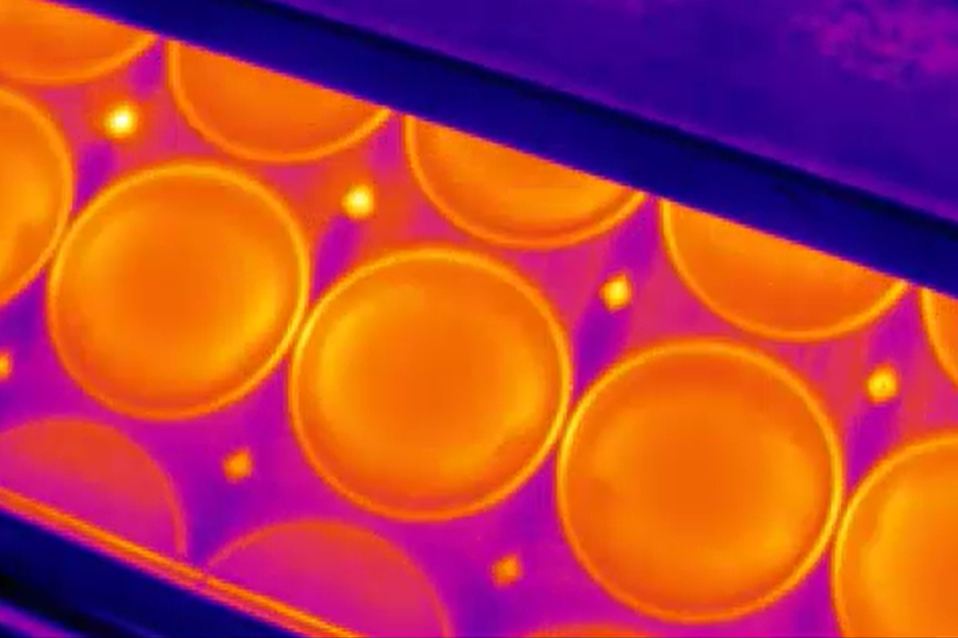
#> input picture Images/image1.png, 958 x 638 px; its folder holds only this picture in this run
$ python main.py
#> lines starting #> are read from the running program, lines starting #| are printed output that depends on the picture; after the words box and inside, x2 and y2 are one past the last pixel; in counts of white or black regions, pixels touching at a corner belong together
import os
from xmlrpc.client import Boolean

import cv2
import matplotlib.pyplot as plt
import numpy
import numpy as np
from skimage.morphology import remove_small_objects
from skimage.measure import label


def plot_figure(im: numpy.ndarray, tit: str):
    """
     Displays an image with a title using Matplotlib.

     Parameters:
     - im: numpy.ndarray
         The image to be displayed.
     - tit: str
         The title of the image.
     """
    plt.figure(figsize=(10, 5))

    # Display the original image in the first subplot
    plt.imshow(cv2.cvtColor(im,
                            cv2.COLOR_BGR2RGB))  # Convert from BGR to RGB for correct display in matplotlib
    plt.title(tit)
    plt.axis('off')  # Hide the axis

    # Show the plot
    plt.tight_layout()
    plt.show()


def plot_pair(im1: numpy.ndarray, im2: numpy.ndarray, tit1: str, tit2: str):
    """
       Displays two images side by side with titles.

       Parameters:
       - im1: numpy.ndarray
           The first image (in color).
       - im2: numpy.ndarray
           The second image (in grayscale).
       - tit1: str
           Title for the first image.
       - tit2: str
           Title for the second image.
       """
    plt.figure(figsize=(10, 5))

    # Display the original image in the first subplot
    plt.subplot(1, 2, 1)
    plt.imshow(cv2.cvtColor(im1, cv2.COLOR_BGR2RGB))  # Convert from BGR to RGB for correct display in matplotlib
    plt.title(tit1)
    plt.axis('off')  # Hide the axis

    # Display the grayscale image in the second subplot
    plt.subplot(1, 2, 2)
    plt.imshow(im2, cmap='gray')  # Display in grayscale
    plt.title(tit2)
    plt.axis('off')  # Hide the axis

    # Show the plot
    plt.tight_layout()
    plt.show()


def plot_hist(title: str, im: numpy.ndarray, pair=False):
    """
       Displays the histogram of an image, optionally alongside the original image.

       Parameters:
       - title: str
           The title for the image.
       - img: numpy.ndarray
           The image for which the histogram will be calculated.
       - pair: bool, optional
           Whether to display the image alongside the histogram (default is False).
       """
    # Calculate the histogram
    histogram = cv2.calcHist([im], [0], None, [256], [0, 255])
    tit = f"{title} Histogram (min {im.min()} - max {im.max()})"
    if pair:
        # Create a figure with 1 row and 2 columns
        plt.figure(figsize=(10, 5))

        # Display the original image in the first subplot
        plt.subplot(1, 2, 1)
        plt.imshow(im, cmap='gray')  # Convert from BGR to RGB for correct display in matplotlib
        plt.title(title)
        plt.axis('off')  # Hide the axis

        # Display the grayscale image in the second subplot
        plt.subplot(1, 2, 2)
        plt.plot(histogram, color='black')
        plt.title(tit)
        plt.xlabel("Pixel Intensity")
        plt.ylabel("Frequency")

        # Show the plot
        plt.tight_layout()
        plt.show()
    else:
        # Plot the original image, grayscale image, and histogram
        plt.figure(figsize=(12, 6))
        plt.plot(histogram, color='black')
        plt.title(tit)
        plt.xlabel("Pixel Intensity")
        plt.ylabel("Frequency")

        # Show the plot
        plt.tight_layout()
        plt.show()


def plot_grid(images: list[numpy.ndarray], titles: list[str], grid_size=(2, 4), image_size=(300, 300)):
    """
    Displays a grid of images with titles.

    Parameters:
    - images: list of numpy.ndarray
        The list of images to be displayed.
    - titles: list of str
        The list of titles corresponding to the images.
    - grid_size: tuple, optional
        Number of rows and columns in the grid (default is (2, 4)).
    - image_size: tuple, optional
        The size to resize each image (default is (300, 300)).
    """
    # Create a figure with subplots
    fig, axes = plt.subplots(grid_size[0], grid_size[1], figsize=(grid_size[1] * 3, grid_size[0] * 3))

    # Flatten axes for easier indexing
    axes = axes.flatten()

    for idx, (img, title) in enumerate(zip(images, titles)):
        if idx >= len(axes):
            print("More images than grid cells, some images won't be shown.")
            break

        # Resize the image to fit into the grid size
        img_resized = cv2.resize(img, image_size)

        # Display the image on the corresponding subplot
        ax = axes[idx]
        ax.imshow(cv2.cvtColor(img_resized, cv2.COLOR_BGR2RGB))  # Convert from BGR to RGB
        ax.set_title(title)  # Set the image title as the file name
        ax.axis('off')  # Hide axis

    plt.tight_layout()  # Adjust layout to prevent overlap
    plt.show()


def rotate_and_modify(image: numpy.ndarray, percentage: float, angle: int) -> numpy.ndarray:
    """
    Rotates the image by the specified angle and modifies it by blacking out a portion of the image.

    Parameters:
    - image: numpy.ndarray
        The image to be rotated and modified.
    - percentage: float
        The percentage of the image to modify starting from the first row with white pixels.
    - angle: int
        The angle by which the image should be rotated.

    Returns:
    - rotated_back_image: numpy.ndarray
        The modified image with the original orientation.
    """

    # Get the dimensions of the image
    (h, w) = image.shape[:2]

    # Define the center and the rotation angle
    center = (w // 2, h // 2)
    scale = 1.0

    # Compute the rotation matrix
    rotation_matrix = cv2.getRotationMatrix2D(center, angle, scale)

    # Perform the rotation
    rotated_image = cv2.warpAffine(image, rotation_matrix, (w, h), borderMode=cv2.BORDER_CONSTANT, borderValue=0)
    # Find the first row with white pixels (assuming white = 255 for binary image)
    white_pixel_row = None
    for row in range(rotated_image.shape[0]):
        if 255 in rotated_image[row, :]:
            white_pixel_row = row
            break

    # Set all rows from `white_pixel_row` to the calculated percentage to black (if found)
    if white_pixel_row is not None:
        x = white_pixel_row + int(percentage * (h - white_pixel_row))
        rotated_image[white_pixel_row:x, :] = 0

    # Rotate the image back to the original position
    reverse_rotation_matrix = cv2.getRotationMatrix2D(center, -angle, scale)

    # Perform the inverse rotation
    rotated_back_image = cv2.warpAffine(rotated_image, reverse_rotation_matrix, (w, h), borderMode=cv2.BORDER_CONSTANT, borderValue=0)
    return rotated_back_image


def read_images(path: str) -> tuple[list[numpy.ndarray], list[str]]:
    """
       Reads all PNG images from a specified directory and returns them along with their filenames.

       Parameters:
       - path: str
           The directory path where the images are located.

       Returns:
       - images: list of numpy.ndarray
           List of images read from the directory.
       - images_names: list of str
           List of filenames corresponding to the images.
       """
#> called with path = 'Images'
    images = []
    images_names = []
    files = os.listdir(path)
    for file in files:
        # read all .png files
        if file.endswith(".png"):
            images.append(cv2.imread(os.path.join(path, file)))
            images_names.append(file)
    return images, images_names


imgs, imgs_names = read_images("Images")
#> imgs = 1 item; imgs_names = ['image1.png']
detected_images = []
for i, img in enumerate(imgs):
    # RGB to grayscale conversion
    im_bw = cv2.cvtColor(img, cv2.COLOR_BGR2GRAY)
    plot_pair(img, im_bw, "Original image", "Grayscale image")

    # Pixel intensity analysis via histogram
    plot_hist("Grayscale image", im_bw, True)

    # Image equalization
    equ = cv2.equalizeHist(im_bw)
    plot_hist("Equalized image", equ, True)

    # Image smoothing (noise reduction)
    i_filtered = cv2.GaussianBlur(equ, (7, 7), 1.5)

    plot_pair(equ, i_filtered, "Equalized image", "Filtered image")
    # Image binarization
    i_bin = np.uint8((i_filtered > 135) * 255)
    plot_pair(i_filtered, i_bin, "Filtered image", "Binary image")

    # Label connected regions in the binary image
    objects = label(i_bin)
    # Remove small objects
    large_objects = remove_small_objects(objects, min_size=6000)
    # Convert to uint8 for OpenCV display
    large_objects = np.uint8(large_objects > 0) * 255
    plot_pair(i_bin, large_objects, "Binary image", "Smaller areas removed")

    # Example kernel
    kernel = cv2.getStructuringElement(cv2.MORPH_ELLIPSE, (25, 25))
    # Closing operation
    i_close = cv2.morphologyEx(large_objects, cv2.MORPH_CLOSE, kernel)
    plot_pair(large_objects, i_close, "Smaller areas removed", "Closed image")

    # Rotate the image and black-out the first x% rows
    rotated_image = rotate_and_modify(i_close, 0.40, 18)
    plot_pair(i_close, rotated_image, "Closed image", "Blackout image")

    h, w = i_close.shape[:]
    circles = cv2.HoughCircles(
        rotated_image,
        cv2.HOUGH_GRADIENT,
        dp=2,
        minDist=int(w / 5),
        param1=50,
        param2=30,
        minRadius=int(w / 8),
        maxRadius=int(w / 7),
    )
    if circles is not None:
        circles = np.uint16(np.around(circles))  # Round circle parameters
        for i in circles[0, :]:
            # Convert x, y, r to signed integers to prevent overflow
            x, y, r = int(i[0]), int(i[1]), int(i[2])

            # Check if the circle is entirely within image dimensions
            if (x - r >= 0 and y - r >= 0 and  # Top-left of the circle within bounds
                    x + r < img.shape[1] and y + r < img.shape[0]):  # Bottom-right within bounds

                # Draw the outer circle
                cv2.circle(img, (x, y), r, (0, 255, 0), 4)
                # Draw the center of the circle
                cv2.circle(img, (x, y), 4, (0, 0, 255), 4)
    detected_images.append(img)
#> this loop made 1 pass
#> (h, w, center in rotate_and_modify, scale in rotate_and_modify, rotation_matrix in rotate_and_modify, x in rotate_and_modify, reverse_rotation_matrix in rotate_and_modify, circles) on pass 1: (638, 958, (479, 319), 1, [[0.951, 0.309, -75.13], [-0.309, 0.951, 163.6]], 343, [[0.951, -0.309, 122], [0.309, 0.951, -132.4]], [[167, 297, 121], [419, 389, 130], [691, 483, 135]])
#> pass 1, `equ = cv2.equalizeHist(im_bw)`:
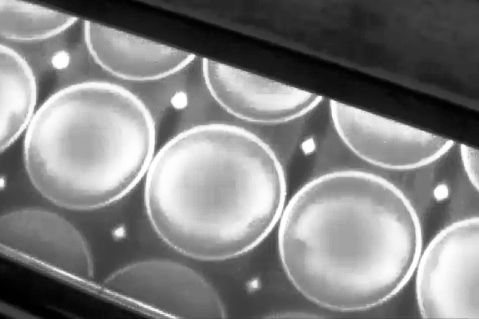
#> equ: shape (638, 958) (shown at 1/2 size); min 0, max 255, mean 128.4
#> pass 1, `i_bin = np.uint8((i_filtered > 135) * 255)`:
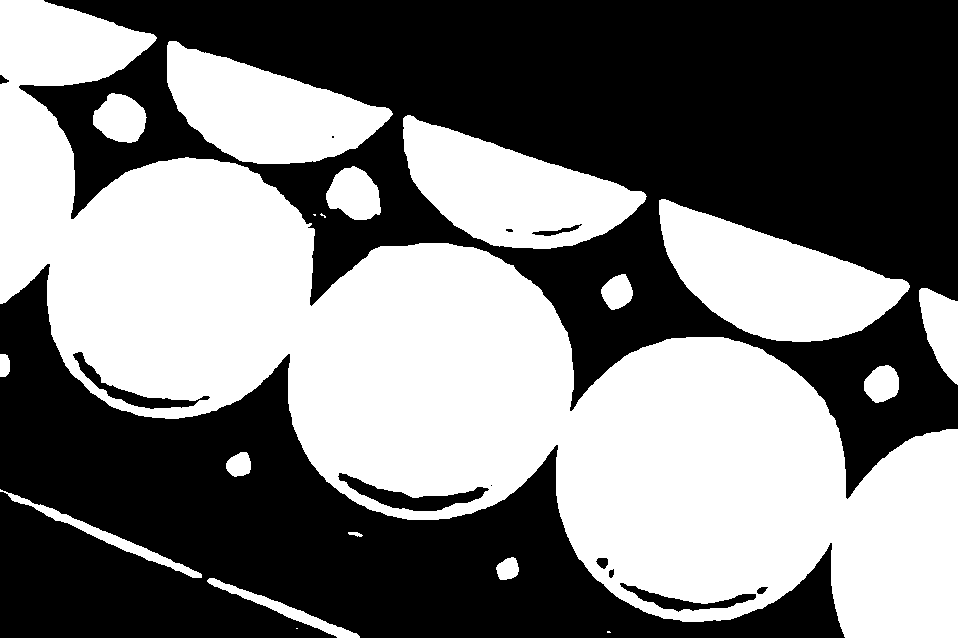
#> i_bin: shape (638, 958); 47.2% white; 19 white regions (4 under 20 px), largest, box (x1, y1, x2, y2) and area: (0, 0, 958, 638) 222509, (659, 199, 910, 342) 19578, (403, 115, 647, 249) 17978
#> pass 1, in plot_pair (call 6), `plt.show()`:
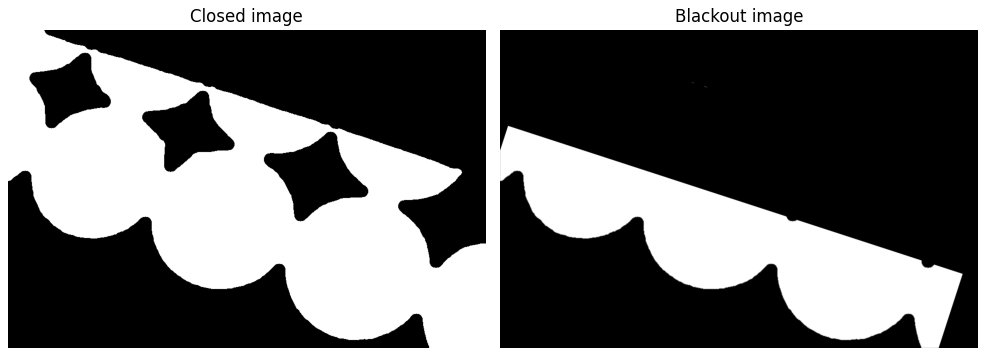
#> figure drawn by matplotlib, 2 panels
#> after the loop:
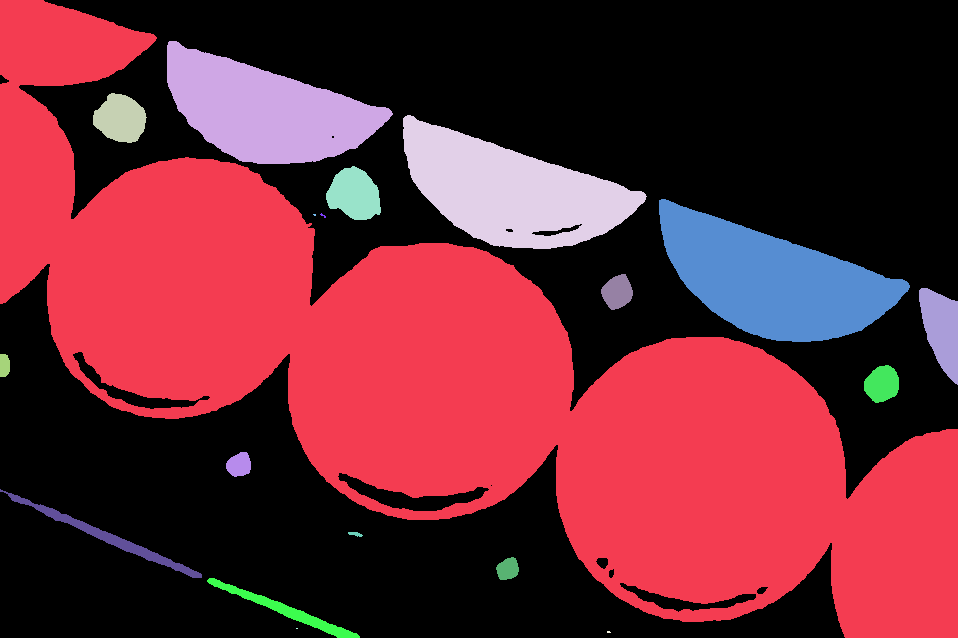
#> objects: shape (638, 958) int64; 20 distinct labels, from 0 to 19; one colour per label, 0 black
#> after the loop:
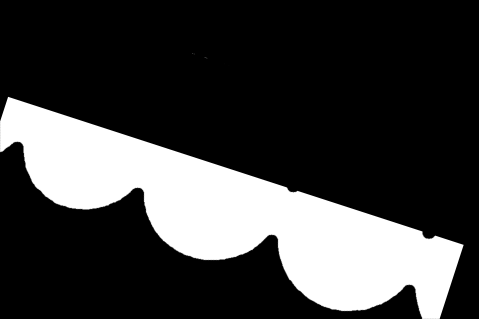
#> rotated_image: shape (638, 958) (shown at 1/2 size); min 0, max 255, mean 62.1
#> after the loop, detected_images = 1 item

plot_grid(detected_images[1:], imgs_names[1:], grid_size=(2, 3), image_size=(400, 400))
plot_figure(detected_images[0], imgs_names[0])
#> in plot_figure, `plt.imshow(cv2.cvtColor(im, cv2.COLOR_BGR2RGB))`:
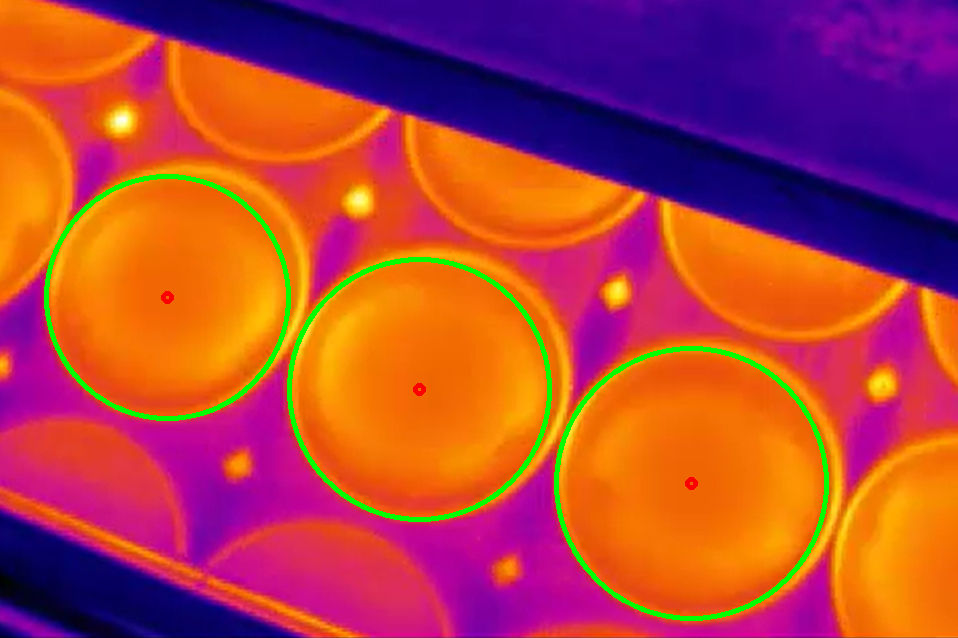
#> im: shape (638, 958, 3); mean B, G, R 63.8, 67, 177.8

$ run again, on Images/image5.png
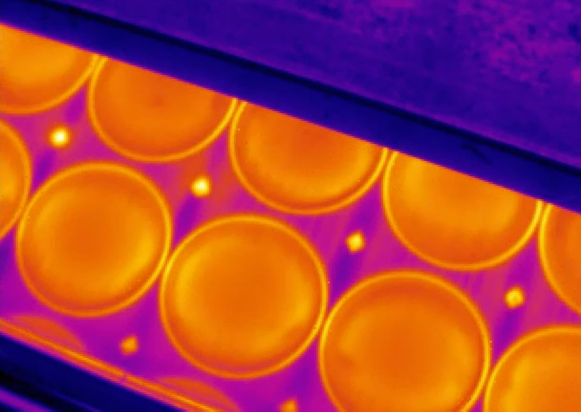
#> input picture Images/image5.png, 1162 x 823 px (shown at 1/2 size)
#> imgs = 1 item; imgs_names = ['image5.png']
#> the loop `for i, img in enumerate(imgs):` made 1 pass
#> (h, w, center in rotate_and_modify, scale in rotate_and_modify, rotation_matrix in rotate_and_modify, x in rotate_and_modify, reverse_rotation_matrix in rotate_and_modify, circles) on pass 1: (823, 1162, (581, 411), 1, [[0.951, 0.309, -98.57], [-0.309, 0.951, 199.7]], 473, [[0.951, -0.309, 155.4], [0.309, 0.951, -159.4]], [[479, 593, 163], [179, 481, 152], [795, 707, 160]])
#> after the loop `for i, img in enumerate(imgs):`:
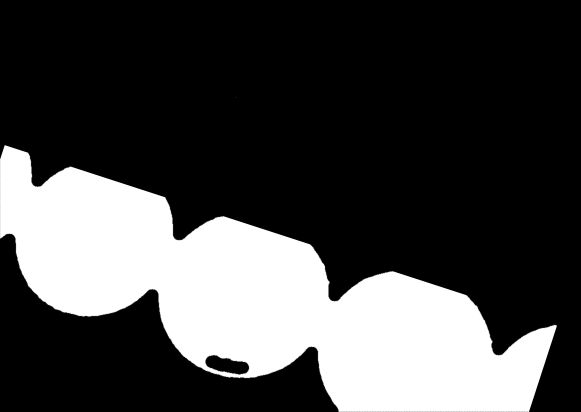
#> rotated_image: shape (823, 1162) (shown at 1/2 size); min 0, max 255, mean 69.7
#> after the loop `for i, img in enumerate(imgs):`: detected_images = 1 item
#> in plot_figure, `plt.show()`:
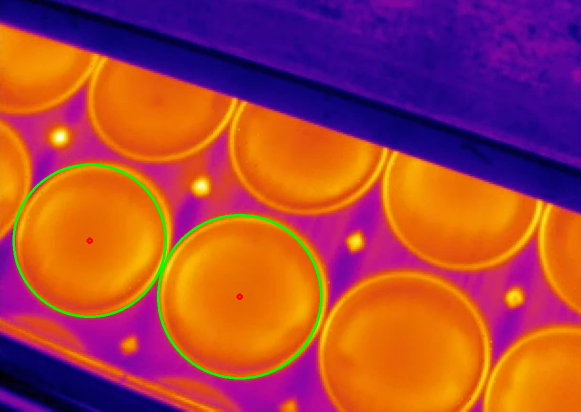
#> shown: shape (823, 1162, 3) (shown at 1/2 size); mean R, G, B 165.1, 67.1, 64.2
